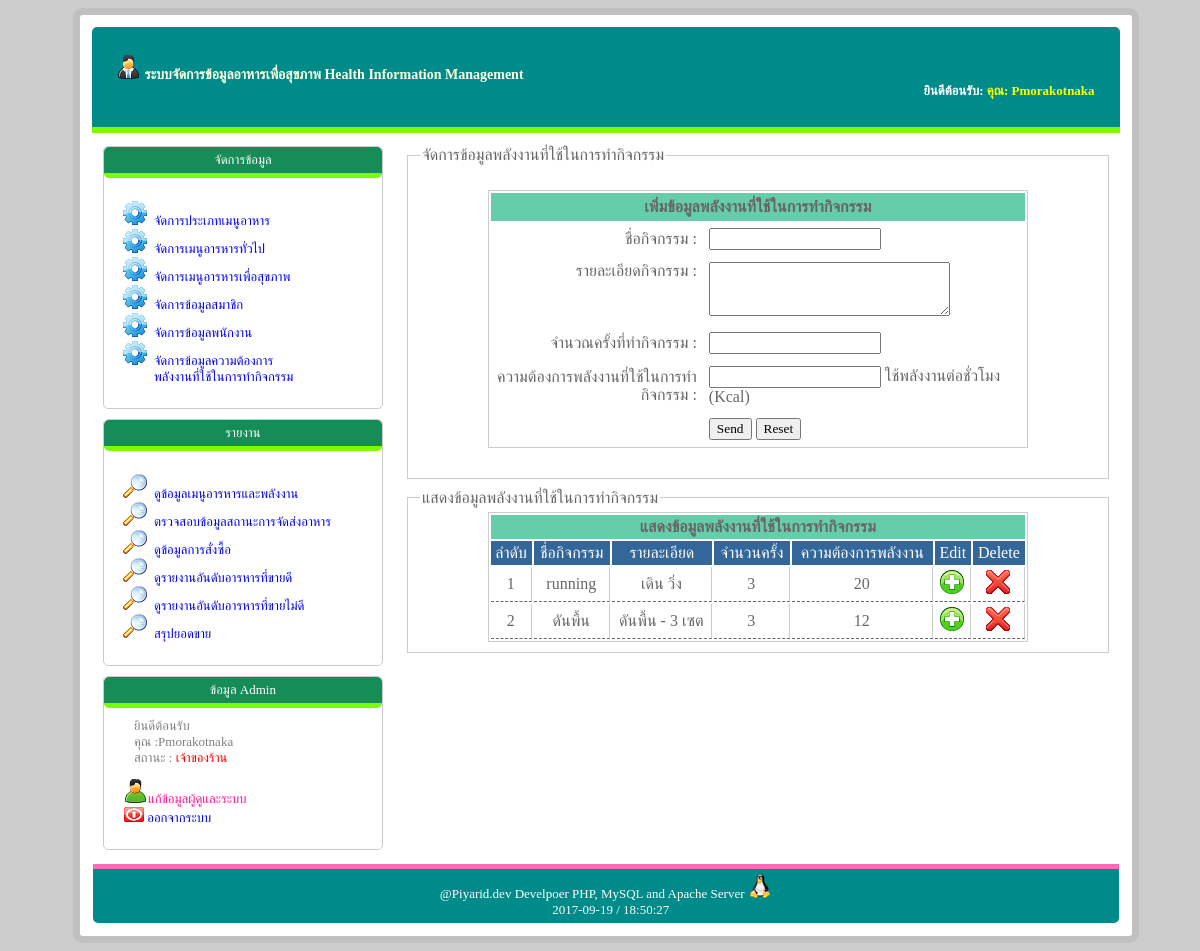
The app's page /back_end/home.php?url=activity (signed in) with its own data.
### tables this page shows
CREATE TABLE `activity` (
  `activityid` int(5) NOT NULL auto_increment,
  `activity_name` varchar(20) NOT NULL,
  `detail` varchar(50) NOT NULL,
  `number_week` varchar(10) NOT NULL,
  `energy` varchar(50) NOT NULL,
  PRIMARY KEY  (`activityid`)
);

### back_end/activity.php (the view, shortened to what this page needs)
<?php
        $sql = "SELECT * FROM activity";
            $rs = mysql_query($sql);
            if($rs){
            $n = 1;
            }
?>
<!DOCTYPE html>
<html>
    <head>
    </head>
    <body>
    <fieldset style="border: 1px #cccccc solid;margin: 10px;">
        <legend>จัดการข้อมูลพลังงานที่ใช้ในการทำกิจกรรม</legend>
        <form action="activity_add.php" method="post" id="form1" name="form1" onsubmit="return chk_form()">
        <table width="80%"cellpadding="5px"style="border: #cccccc 1px solid;
               margin-top: 20px;margin-bottom: 20px;" class="grid">
            <thead>
            <th colspan="2" bgcolor="#66CDAA">
                เพิ่มข้อมูลพลังงานที่ใช้ในการทำกิจกรรม
            </th>
            <tr>
            <td align="right">ชื่อกิจกรรม :</td>
            <td>
                <input type="text" name="activity_name" id="activity_name"/>
            </td>
            </tr>
            <tr>
                <td align="right" valign="top">รายละเอียดกิจกรรม :</td>
                <td>
                    <textarea name="detail" id="detail" rows="3" cols="30"></textarea>
                </td>
            </tr>
            </thead>
            <tbody>
            <tr>
                <td align="right">จำนวณครั้งที่ทำกิจกรรม :</td>
                <td>
                    <input type="text" name="number_week" id="number_week"/>
                </td>
            </tr>
            <tr>
               <td align="right">
                    ความต้องการพลังงานที่ใช้ในการทำกิจกรรม :
                </td>
                <td>
                    <input type="text" name="energy" id="energy"/>
                    ใช้พลังงานต่อชั่วโมง (Kcal)
                </td>
            </tr>
            <tr>
               <td></td>
                <td>
                    <input type="submit" value="Send"/>
                    <input type="reset" value="Reset"/>
                </td>
                </tr>
              </tbody>
            </table>
          </form>
        </fieldset>
        <fieldset style="border: 1px #cccccc solid;margin: 10px;">
            <legend>แสดงข้อมูลพลังงานที่ใช้ในการทำกิจกรรม</legend>
            <table width="80%" cellpadding="3px"
              style="border: #cccccc 1px solid;"class="grid_b">
                <thead>
                <th style="background: #66CDAA;" colspan="7">
                    แสดงข้อมูลพลังงานที่ใช้ในการทำกิจกรรม
                </th>
                <tr align="center" style="background: #336699;color: #fff;">
                    <td>ลำดับ</td>
                    <td>ชื่อกิจกรรม</td>
                    <td>รายละเอียด</td>
                    <td>จำนวนครั้ง</td>
                    <td>ความต้องการพลังงาน</td>
                    <td>Edit</td>
                    <td>Delete</td>
                </tr>
                </thead>
                <tbody>
                <?php while ($row = mysql_fetch_array($rs)): ?>
                    <tr align="center">
                        <td><?php echo $n++ ?></td>
                        <td><?= $row[activity_name] ?></td>
                        <td><?= $row[detail] ?></td>
                        <td><?= $row[number_week] ?></td>
                        <td><?= $row[energy] ?></td>
                        <td>
                            <a href="home.php?url=activity_edit&activityid=<?= $row[activityid] ?>">
                                <img src="../ico/create.ico"/>
                            </a>
                        </td>
                        <td>
                            <a href="delete_activity.php?activityid=<?= $row[activityid] ?>"
                               onclick="return confirm('ลบจิงดิ')">
                                <img src="../ico/delete.ico"/>
                            </a>
                        </td>
                    </tr>
                  </tbody>
                <?php endwhile; ?>
            </table>
        </fieldset>
    </body>
</html>

### css/admin.css (style rules this page uses)
body { background-color: #ccc; }
* { font-family: Tahoma ,Waree; }
a { text-decoration: none; }

### back_end/activity.php (style rules this page uses)
.grid_b thead tr td { padding: 3px; }
.grid_b tbody tr td { border-bottom: #666 1px dashed; border-right: #ccc 1px solid; }

### records on screen
activity: activity_name "running", detail "เดิน วิ่ง", number_week "3", energy "20"
activity: activity_name "ดันพื้น", detail "ดันพื้น - 3 เซต", number_week "3", energy "12"

### other values on screen
$_SESSION["psn_name"] "Pmorakotnaka"
